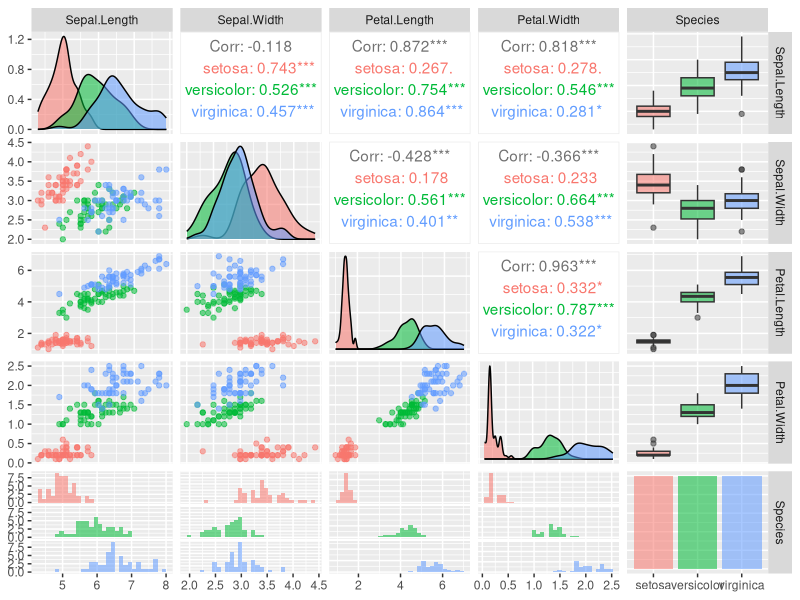
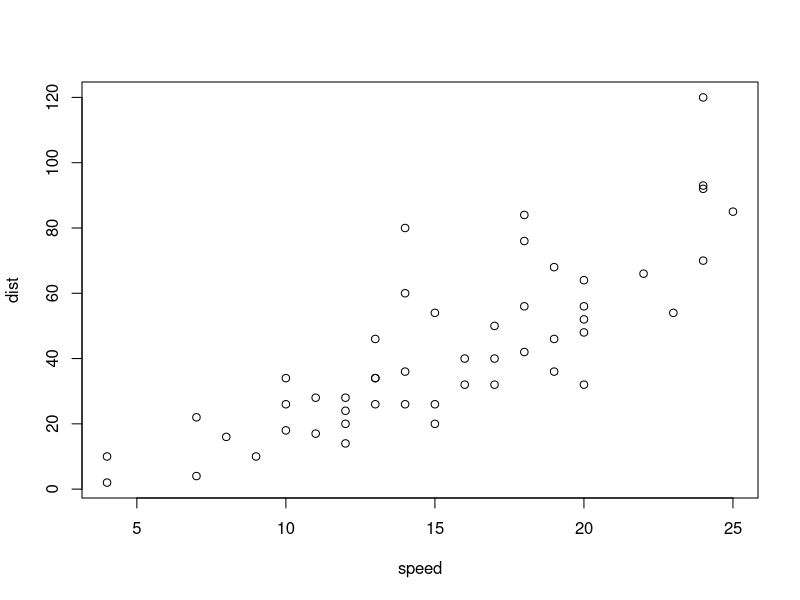

The R source for these figures, in order:
## ---- chunk 1
library(GGally) 
library(ggplot2) 
data("iris")
ggpairs(iris, aes(colour = Species, alpha = 0.4))
## ---- chunk 2
plot(cars)
